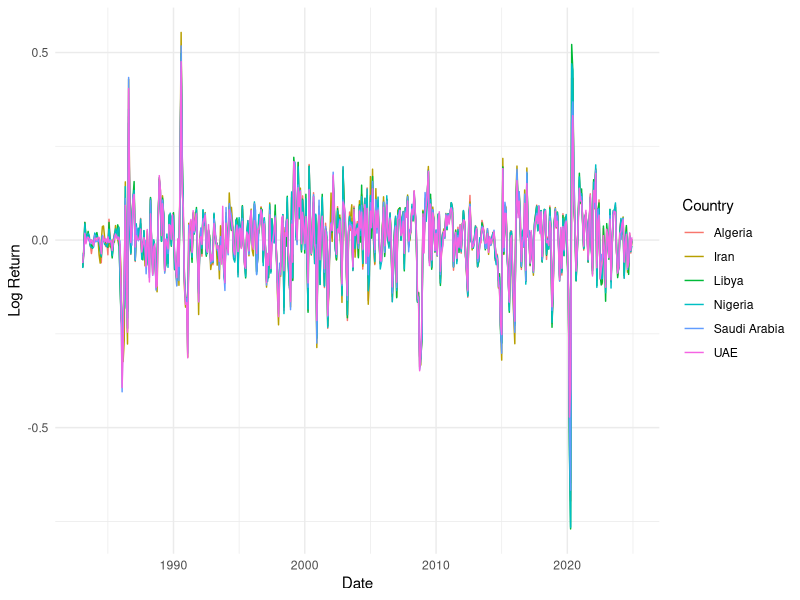
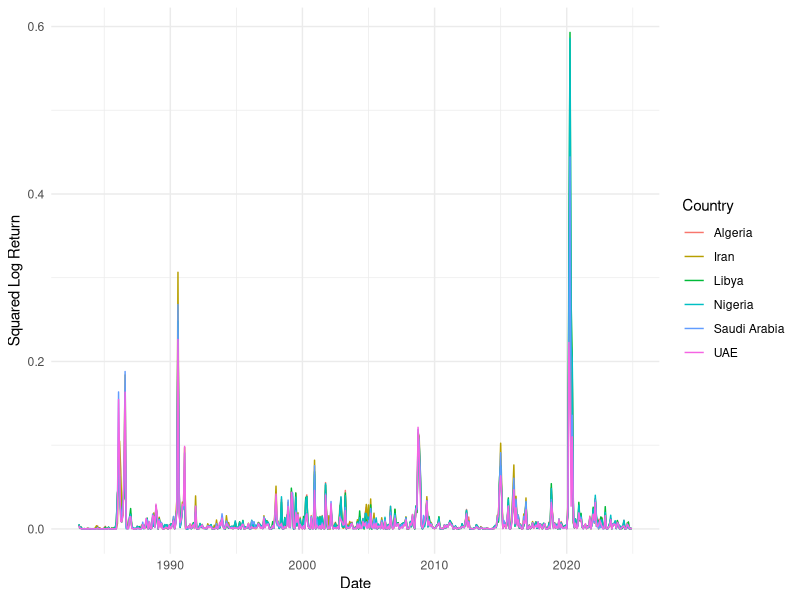

Source code (R) for these figures, in order:
# Load necessary libraries
library(ggplot2)
library(tidyr)
library(dplyr)

# Set working directory
setwd("/Users/faycal/Library/CloudStorage/GoogleDrive-fayceldjebari@gmail.com/My Drive/Données/OPEC DATA/")

# Read the CSV file
df <- read.csv("log_returns_data.csv")

# Convert Date to proper date format
df$Date <- as.Date(df$Date)

# Rename "Saudi.Arabia" to "Saudi Arabia" for clarity in plots
colnames(df)[colnames(df) == "Saudi.Arabia"] <- "Saudi Arabia"

# Reshape the data for plotting (all columns except Date are countries)
returns_long <- df %>%
  pivot_longer(cols = -Date, names_to = "Country", values_to = "Return")

# Plot the returns
ggplot(returns_long, aes(x = Date, y = Return, color = Country)) +
  geom_line() +
  labs(x = "Date", y = "Log Return") +
  theme_minimal()

# Calculate squared returns
returns_long <- returns_long %>%
  mutate(Squared_Return = Return^2)

# Plot the squared returns
ggplot(returns_long, aes(x = Date, y = Squared_Return, color = Country)) +
  geom_line() +
  labs(x = "Date", y = "Squared Log Return") +
  theme_minimal()

